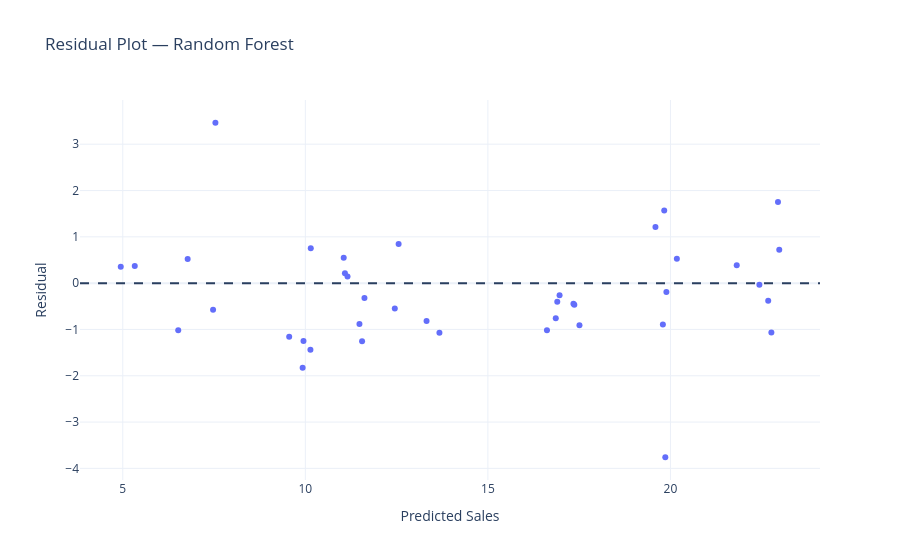

This figure's notebook cell:
### Code cell
# ============================================================
# Residual Plot
# ============================================================

fig = px.scatter(
    best_model_predictions,
    x="Predicted Sales",
    y="Residual",
    hover_data=[
        "Actual Sales",
        "Absolute Error"
    ],
    title=f"Residual Plot — {best_model_name}",
    template="plotly_white"
)

fig.add_hline(
    y=0,
    line_dash="dash"
)

fig.update_layout(
    xaxis_title="Predicted Sales",
    yaxis_title="Residual"
)

fig.show()

### Figure 1 — Plotly figure (JSON) as saved in the notebook; plotly's stock layout.template omitted (floating-point values rounded to 4 significant figures)
{"data": [{"customdata": [[16.9, 0.4677], [22.4, 0.03633], [21.4, 1.57], [7.3, 0.5233], [24.7, 1.754], [12.6, 1.073], [22.3, 0.378], [8.4, 1.158], [16.5, 0.4007], [16.1, 0.759], [11.0, 3.463], [8.7, 1.439], [16.9, 0.443], [5.3, 0.356], [10.3, 1.254], [16.7, 0.2633], [5.5, 1.018], [16.6, 0.908], [11.3, 0.3193], [18.9, 0.8927], [19.7, 0.189], [12.5, 0.82], [10.9, 0.751], [22.2, 0.3843], [11.3, 0.2157], [8.1, 1.826], [21.7, 1.065], [13.4, 0.8453], [10.6, 0.8823], [5.7, 0.3717], [15.6, 1.018], [11.3, 0.1447], [23.7, 0.7197], [8.7, 1.249], [16.1, 3.759], [20.7, 0.5243], [11.6, 0.549], [20.8, 1.21], [11.9, 0.55], [6.9, 0.5727]], "hovertemplate": "Predicted Sales=%{x}<br>Residual=%{y}<br>Actual Sales=%{customdata[0]}<br>Absolute Error=%{customdata[1]}<extra></extra>", "legendgroup": "", "marker": {"color": "#636efa", "symbol": "circle"}, "mode": "markers", "name": "", "orientation": "v", "showlegend": false, "type": "scatter", "x": [17.37, 22.44, 19.83, 6.777, 22.95, 13.67, 22.68, 9.558, 16.9, 16.86, 7.537, 10.14, 17.34, 4.944, 11.55, 16.96, 6.518, 17.51, 11.62, 19.79, 19.89, 13.32, 10.15, 21.82, 11.08, 9.926, 22.76, 12.55, 11.48, 5.328, 16.62, 11.16, 22.98, 9.949, 19.86, 20.18, 11.05, 19.59, 12.45, 7.473], "xaxis": "x", "y": [-0.4677, -0.03633, 1.57, 0.5233, 1.754, -1.073, -0.378, -1.158, -0.4007, -0.759, 3.463, -1.439, -0.443, 0.356, -1.254, -0.2633, -1.018, -0.908, -0.3193, -0.8927, -0.189, -0.82, 0.751, 0.3843, 0.2157, -1.826, -1.065, 0.8453, -0.8823, 0.3717, -1.018, 0.1447, 0.7197, -1.249, -3.759, 0.5243, 0.549, 1.21, -0.55, -0.5727], "yaxis": "y"}], "layout": {"legend": {"tracegroupgap": 0}, "shapes": [{"line": {"dash": "dash"}, "type": "line", "x0": 0, "x1": 1, "xref": "x domain", "y0": 0, "y1": 0, "yref": "y"}], "title": {"text": "Residual Plot — Random Forest"}, "xaxis": {"anchor": "y", "domain": [0, 1], "title": {"text": "Predicted Sales"}}, "yaxis": {"anchor": "x", "domain": [0, 1], "title": {"text": "Residual"}}}}
